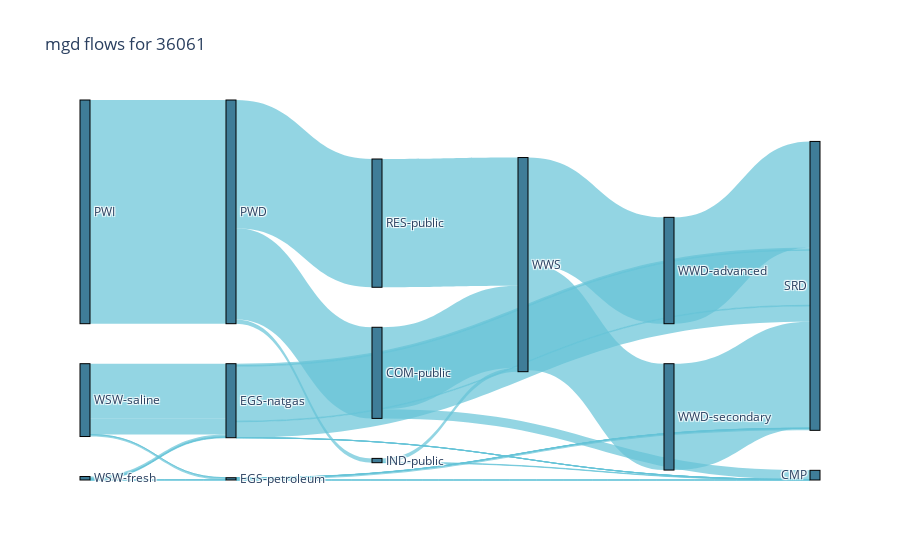
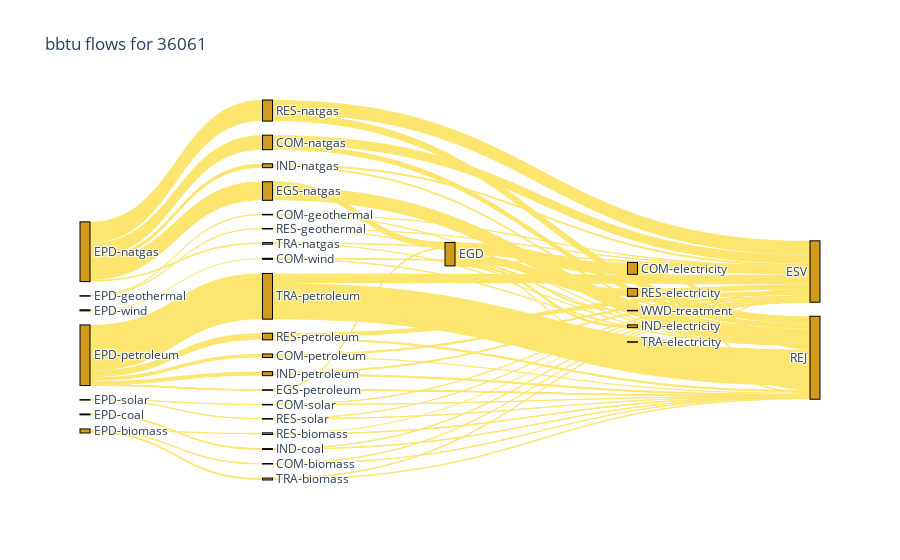

Source (notebook cell) for these figures, in order:
### Markdown cell above
### Sankey Diagrams
Sankey diagrams show flows between nodes and are able to represent how resources are passed along in a network. The cell below will produce two sankey diagrams with the sample data run output, one for water flows (given in million gallons per day) and one for energy flows (given in billion british thermal units per day).

### Code cell
viz = flow.plot_sankey(data=output, region_name= region, 
                       unit_type1 = 'mgd', unit_type2='bbtu', output_level=2, strip='total')

### Figure 1 — Plotly figure (JSON) as saved in the notebook; plotly's stock layout.template omitted (floating-point values rounded to 4 significant figures)
{"data": [{"link": {"color": "rgba(102, 195, 216, 0.7)", "source": [0, 1, 1, 2, 1, 2, 1, 1, 2, 2, 0, 3, 0, 4, 4, 5, 5, 6, 6, 6, 6, 6, 6, 6, 6, 7, 7, 7, 7, 7, 7, 8, 8, 9, 10, 11], "target": [5, 6, 6, 6, 6, 6, 7, 7, 7, 7, 8, 0, 9, 10, 11, 12, 4, 12, 13, 12, 13, 13, 12, 13, 13, 12, 13, 12, 13, 13, 13, 12, 4, 4, 13, 13], "value": [89.96, 1.956, 0.6021, 54.29, 0.6191, 15.61, 0.2376, 0.01834, 0.0005256, 2.0, 4.247, 220.8, 126.6, 105, 105, 8.994, 80.96, 0.07226, 1.884, 0.02225, 0.5799, 54.29, 0.02287, 0.5962, 15.61, 0.007848, 0.2298, 0.0006057, 0.01773, 0.0005256, 2.0, 0.4252, 3.822, 126.6, 105, 105]}, "node": {"color": "rgba(63, 125, 152, 1)", "label": ["PWD", "WSW-fresh", "WSW-saline", "PWI", "WWS", "COM-public", "EGS-natgas", "EGS-petroleum", "IND-public", "RES-public", "WWD-advanced", "WWD-secondary", "CMP", "SRD"], "line": {"color": "black", "width": 1}, "pad": 40, "thickness": 10}, "type": "sankey", "valuesuffix": "mgd"}], "layout": {"font": {"size": 12}, "title": {"text": "mgd flows for 36061"}}}

### Figure 2 — Plotly figure (JSON) as saved in the notebook; plotly's stock layout.template omitted (floating-point values rounded to 4 significant figures)
{"data": [{"link": {"color": "rgba(252, 230, 112, 1)", "source": [0, 1, 2, 3, 4, 5, 6, 3, 3, 3, 3, 3, 4, 4, 4, 4, 7, 1, 3, 4, 0, 1, 2, 3, 4, 5, 0, 1, 3, 4, 1, 1, 8, 8, 9, 9, 10, 10, 11, 11, 12, 12, 13, 13, 14, 14, 15, 15, 15, 15, 15, 15, 15, 15, 15, 15, 16, 16, 16, 16, 16, 16, 16, 16, 17, 17, 18, 18, 19, 19, 20, 20, 21, 21, 22, 22, 23, 23, 24, 24, 25, 25, 26, 26, 27, 27, 28, 28, 29, 29, 30, 30, 31, 31, 31, 31], "target": [8, 9, 10, 11, 12, 13, 14, 15, 15, 15, 15, 15, 16, 16, 16, 16, 17, 18, 19, 20, 21, 22, 23, 24, 25, 26, 27, 28, 29, 30, 31, 31, 32, 33, 32, 33, 32, 33, 32, 33, 32, 33, 32, 33, 32, 33, 1, 33, 1, 33, 1, 33, 1, 33, 1, 33, 1, 33, 1, 33, 1, 33, 1, 33, 32, 33, 32, 33, 32, 33, 32, 33, 32, 33, 32, 33, 32, 33, 32, 33, 32, 33, 32, 33, 32, 33, 32, 33, 32, 33, 32, 33, 32, 33, 32, 33], "value": [2.32, 59.8, 0.1709, 73.15, 18.34, 0.5551, 5.447, 2.74, 1.008, 65.98, 0.8459, 22.85, 0.2184, 0.02192, 0.0004219, 2.651, 4.389, 14.04, 19.59, 20.27, 8.416, 39.62, 0.09878, 106.3, 33.43, 0.9753, 9.718, 2.187, 8.249, 230.1, 0.9638, 1.232, 1.508, 0.812, 38.87, 20.93, 0.1111, 0.05982, 47.55, 25.6, 11.92, 6.419, 0.3608, 0.1943, 3.54, 1.906, 0.8604, 1.879, 0.2649, 0.7436, 20.87, 45.12, 0.2723, 0.5735, 6.003, 16.85, 0.0677, 0.1507, 0.005226, 0.0167, 0.0001309, 0.000291, 0.4981, 2.153, 2.151, 2.238, 6.88, 7.16, 9.599, 9.99, 9.933, 10.34, 5.471, 2.946, 25.75, 13.87, 0.06421, 0.03457, 69.09, 37.2, 21.73, 11.7, 0.6339, 0.3413, 2.041, 7.677, 0.4592, 1.728, 1.732, 6.516, 48.32, 181.8, 0.6264, 0.3373, 0.8011, 0.4314]}, "node": {"color": "rgba(209, 155, 30, 1)", "label": ["EPD-biomass", "EGD", "EPD-geothermal", "EPD-natgas", "EPD-petroleum", "EPD-solar", "EPD-wind", "EPD-coal", "COM-biomass", "COM-electricity", "COM-geothermal", "COM-natgas", "COM-petroleum", "COM-solar", "COM-wind", "EGS-natgas", "EGS-petroleum", "IND-coal", "IND-electricity", "IND-natgas", "IND-petroleum", "RES-biomass", "RES-electricity", "RES-geothermal", "RES-natgas", "RES-petroleum", "RES-solar", "TRA-biomass", "TRA-electricity", "TRA-natgas", "TRA-petroleum", "WWD-treatment", "ESV", "REJ"], "line": {"color": "black", "width": 1}, "pad": 20, "thickness": 10}, "type": "sankey", "valuesuffix": "bbtu"}], "layout": {"font": {"size": 12}, "title": {"text": "bbtu flows for 36061"}}}
